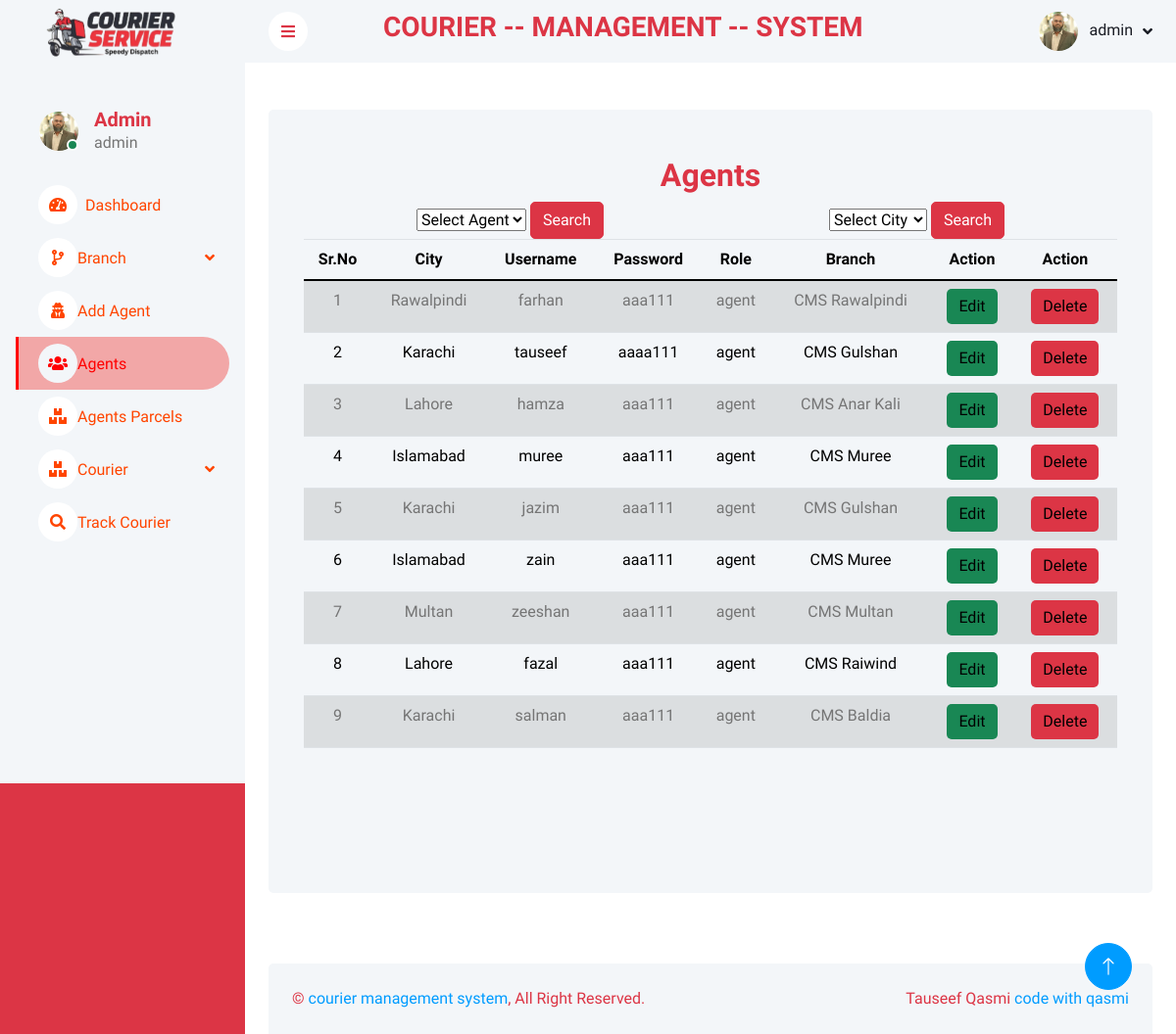
The page /agent.php (signed in) on the database its author committed.
### tables this page shows
CREATE TABLE `users` (
  `id` int(11) NOT NULL,
  `uemail` varchar(30) NOT NULL,
  `uname` varchar(20) NOT NULL,
  `upwd` varchar(10) NOT NULL,
  `role` varchar(20) NOT NULL,
  `branch_name` varchar(50) NOT NULL,
  `branch_city` varchar(20) NOT NULL,
  `added_date` datetime NOT NULL,
  `password_reset_token` varchar(500) NOT NULL
);

### agent.php (the view, shortened to what this page needs)
<?php
include("connection.php");
?>
<?php
include("header.php");
?>
<div class="container">
    <div class="row vh-100 bg-light rounded justify-content-center mx-0 m-5">
        <div class="col-md-12 text-center">
            <div class="container mt-3">
                <h2 class="text-danger mt-5 ">Agents</h2>
                <div class="table-responsive">
                        <div class="d-flex justify-content-around">
                        <form action="<?php echo $_SERVER['PHP_SELF']; ?>" method="get">
                            <select name="agent">
                                <option value="">Select Agent</option>
                            </select>
                            <button class="btn btn-danger" type="submit">Search</button>
                        </form>
                        <form action="<?php echo $_SERVER['PHP_SELF']; ?>" method="get">
                            <select name="city">
                                <option value="">Select City</option>
                                <?php
                                $sql = "SELECT DISTINCT branch_city FROM users WHERE role = 'agent'";
                                ?>
                            </select>
                            <button class="btn btn-danger" type="submit">Search</button>
                        </form>
                    </div>
                    <?php
                    if (isset($_GET['agent'])) {
                        $agent = $_GET['agent'];
                        $sql = "SELECT * FROM users WHERE uname = '$agent' AND role = 'agent'";
                    } elseif (isset($_GET['city'])) {
                        $city = $_GET['city'];
                        $sql = "SELECT * FROM users WHERE branch_city = '$city' AND role = 'agent'";
                    } else {
                        $sql = "SELECT * FROM users WHERE role = 'agent'";
                    }
                    $stmt = $conn->prepare($sql);
                    $stmt->execute();
                    $result = $stmt->fetchAll(PDO::FETCH_ASSOC);
                    ?>
                    <div class="table-responsive">
                        <table class="table table-striped">
                            <thead>
                                <tr>
                                    <th>Sr.No</th>
                                    <th>City</th>
                                    <th>Username</th>
                                    <th>Password</th>
                                    <th>Role</th>
                                    <th>Branch</th>
                                    <th>Action</th>
                                    <th>Action</th>
                                </tr>
                            </thead>
                            <tbody>
                                <?php
                                $i = 1;
                                foreach ($result as $data) { ?>
                                    <tr>
                                        <td><?php echo $i; ?></td>
                                        <td><?php echo $data['branch_city']; ?></td>
                                        <td><?php echo $data['uname']; ?></td>
                                        <td><?php echo $data['upwd']; ?></td>
                                        <td><?php echo $data['role']; ?></td>
                                        <td><?php echo $data['branch_name']; ?></td>
                                        <td>
                                            <button class="btn btn-success border-0">
                                                <a href="editRole.php?id=<?php echo $data['id']; ?>" style="text-decoration: none; color: black;">
                                                    Edit
                                                </a>
                                            </button>
                                        </td>
                                        <td>
                                            <button class="btn btn-danger border-0">
                                                <a onclick="return confirm('Are you sure you want to delete?')" href="deleteRole.php?id=<?php echo $data['id']; ?>" style="text-decoration: none; color: black;"> Delete
                                                </a>
                                            </button>
                                        </td>
                                    </tr>
                                <?php $i++;
                                } ?>
                            </tbody>
                        </table>
                    </div>
                </div>
            </div>
        </div>
    </div>
</div>
<?php
include("footer.php");
?>

### css/style.css (style rules this page uses)
:root { --primary: red; --light: #F3F6F9; --dark: #191C24; }
.btn { transition: .5s; }

### header.php (style rules this page uses)
body { background-color: red; }

### rows shown on the page
users: branch_city "Rawalpindi", uname "farhan", upwd "aaa111", role "agent", branch_name "CMS Rawalpindi"
users: branch_city "Karachi", uname "tauseef", upwd "aaaa111", role "agent", branch_name "CMS Gulshan"
users: branch_city "Lahore", uname "hamza", upwd "aaa111", role "agent", branch_name "CMS Anar Kali"
users: branch_city "Islamabad", uname "muree", upwd "aaa111", role "agent", branch_name "CMS Muree"
users: branch_city "Karachi", uname "jazim", upwd "aaa111", role "agent", branch_name "CMS Gulshan"
users: branch_city "Islamabad", uname "zain", upwd "aaa111", role "agent", branch_name "CMS Muree"
users: branch_city "Multan", uname "zeeshan", upwd "aaa111", role "agent", branch_name "CMS Multan"
users: branch_city "Lahore", uname "fazal", upwd "aaa111", role "agent", branch_name "CMS Raiwind"
users: branch_city "Karachi", uname "salman", upwd "aaa111", role "agent", branch_name "CMS Baldia"

### other values the page prints
$_SESSION['username'] "admin"
